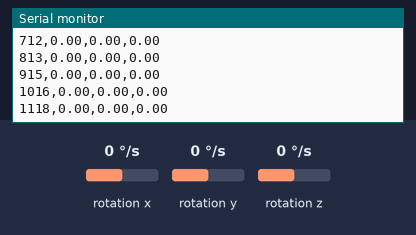
A sketch run on a simulated Arduino Nano 33 IoT. Shown: the last lines printed to the serial monitor. The inputs (shaded band) are chosen by the test bench; at power-on: rotation x 0 °/s, rotation y 0 °/s, rotation z 0 °/s.

Above: at 1.2 s.
1.3 s: rotation x set to -192 °/s
At 1.33 s:
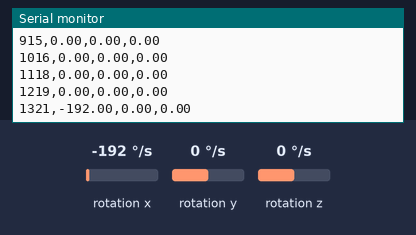
2.8 s: rotation y set to -192 °/s
At 2.85 s:
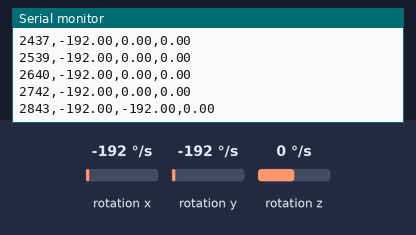
4.3 s: rotation z set to -192 °/s
At 4.37 s:
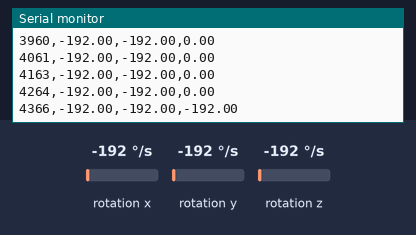
Timing chart, 0 to 7.3 s (numbered marks = the images above; inputs shaded):
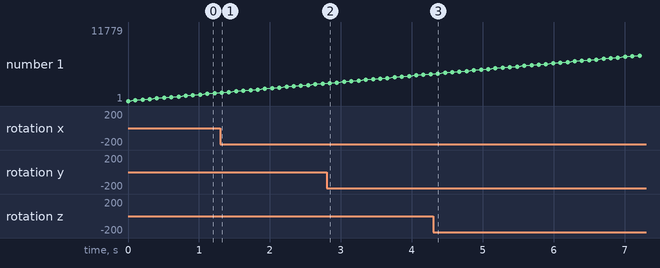

The sketch:

week6sketch_sep16c.ino
```cpp
#include <Arduino_LSM6DS3.h>

void setup() {
  // Initialize serial communication
  Serial.begin(9600);

  // Initialize the IMU (Gyroscope sensor)
  if (!IMU.begin()) {
    Serial.println("Failed to initialize IMU!");
    while (1);
  }

  Serial.println("Gyroscope data logging...");
  Serial.println("Time (ms),X-axis (dps),Y-axis (dps),Z-axis (dps)");
}

void loop() {
  float x, y, z;

  // Read gyroscope values
  if (IMU.gyroscopeAvailable()) {
    IMU.readGyroscope(x, y, z);

    // Log timestamp and gyroscope values
    Serial.print(millis());
    Serial.print(",");
    Serial.print(x);
    Serial.print(",");
    Serial.print(y);
    Serial.print(",");
    Serial.println(z);

    // Delay to simulate real-time data logging
    delay(100); // Log every 100ms (adjust as needed)
  }
}
```

Measured:
- after the input at 1.3 s, the serial monitor: prints a new line at once (image 1)
- after the input at 2.8 s, the serial monitor: prints a new line at once (image 2)
- plotted number 1: 1219 → 2742 after the input at 1.3 s
